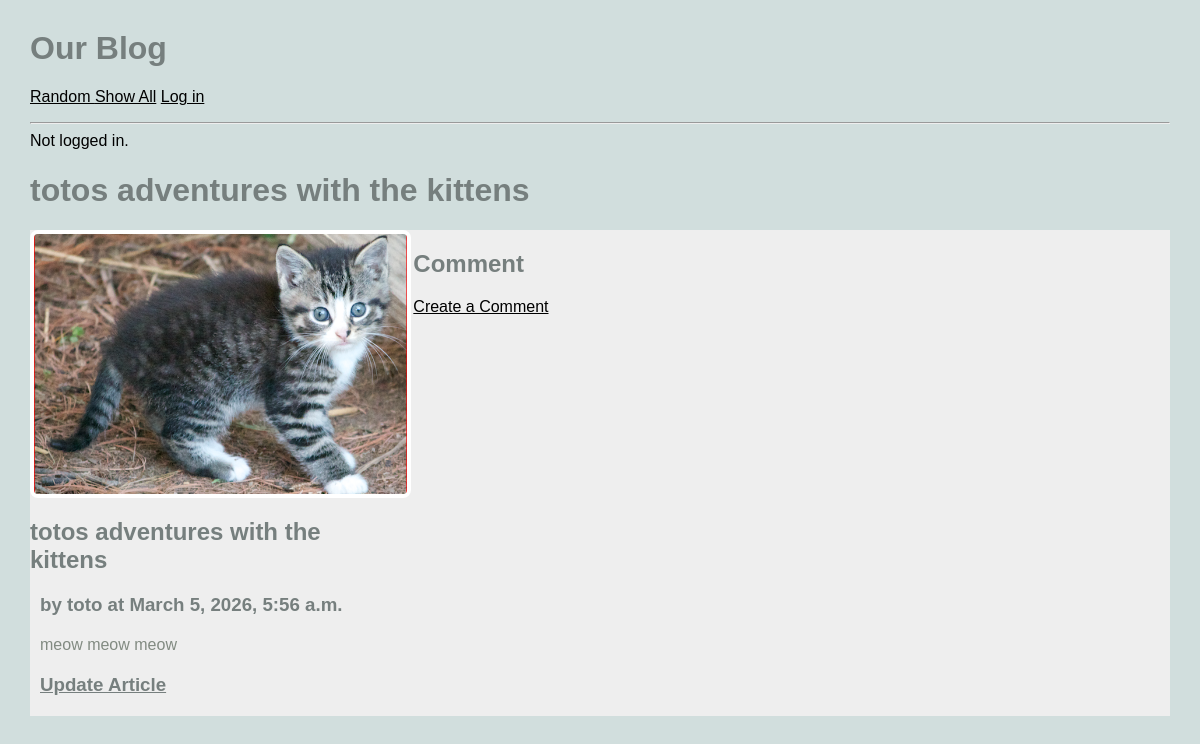
Screenshot of /blog/ with the database file from the repository.
### blog/models.py (models this page shows, shortened)
class Article(models.Model):
    title = models.TextField(blank=True)
    author = models.TextField(blank=True)
    text = models.TextField(blank=True)
    published = models.DateTimeField(auto_now=True)
    image_file = models.ImageField(blank=True)
    user = models.ForeignKey(User, on_delete=models.CASCADE)
    def get_all_comments(self):
        comments = Comment.objects.filter(article=self)
        return comments

### blog/views.py (the view)
# urls.py: path('', RandomArticleView.as_view(), name="random"),
class RandomArticleView(DetailView):
    model = Article
    template_name = 'blog/article.html'
    context_object_name = 'article'
    def get_object(self):
        all_articles = Article.objects.all()
        article = random.choice(all_articles)
        return article

### blog/templates/blog/article.html (shortened to what this page needs)
{% extends 'blog/base.html'%}
{% block content%}
<h1> {{article.title}}</h1>
<main class="grid-container">
    <article>
        {% if article.image_file %}
         <img src="{{article.image_file.url}}" alt="">
        {% else %}
        <h3> No Image</h3>
        {% endif %}
        <div>
            <h2> {{article.title}}</h2>
            <h3>by {{article.author}} at {{article.published}}</h3>
            <p>
                {{article.text}}
            </p>
            <h3>
                <a href="{%url 'update_article' article.pk%}"> Update Article</a>
            </h3>
        </div>
        </article>
         <div>
         <h2> Comment </h2>
         <a href="{%url 'create_comment' article.pk %}">Create a Comment</a>
         </div>
</main>
{%endblock%}

### static/styles-blog.css (style rules this page uses)
body { margin: 30px; background: #d1dedd; font-family: "Copperplate", "Copperplate Gothic Light", "Copperplate Gothic Bold", sans-serif; }
h1, h2, h3 { color: #767f7e; }
p { color: #828b82; }
a, a:visited { color: inherit; }
.grid-container { background: #eee; max-width: 900px; display: grid; grid-template-columns: repeat(3, 1fr); grid-gap: 10px; max-width: 1200px; margin: 20px auto; }
article img, article.featured img { width: 100%; height: 260px; object-fit: cover; object-position: center; border: 4px solid #fff; border-radius: 8px; display: block; }
article p, article h3 { margin: 20px 10px; }

### rows the page displays
Article: title "totos adventures with the kittens", image_file (picture), author "toto", published "March 5, 2026, 5:56 a.m.", text "meow meow meow"
